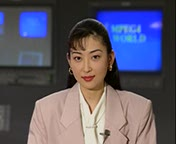
//> input picture ch4/akiyo1.jpg, 176 x 144 px
$ ./log   (built with g++ and OpenCV 4)
//> lines starting //> are read from the running program, lines starting //| are printed output that depends on the picture
#include <iostream>
#include <opencv2/opencv.hpp>

#include <unordered_set>

using namespace cv;
using namespace std;

int main()
{
	Mat input = imread("../akiyo1.jpg");
//> input is the input picture: 144 rows x 176 cols, CV_8UC3; mean B, G, R 105.5, 87.3, 90.1

	Mat LoG5x5 = (Mat_<float>(5, 5) << 1, 3, 4, 3, 1,
								3, 0, -6, 0, 3,
								4, -6, -20, -6, 4,
								3, 0, -6, 0, 3,
								1, 3, 4, 3, 1);

	Mat LaplacianKernel = (Mat_<float>(3, 3) << 1, 1, 1,
												 1, -8, 1,
												 1, 1, 1);

	Mat GaussianKernel = (Mat_<float>(3, 3) << 1, 2, 1,
												2, 4, 2,
												1, 2, 1) /
											 16.0;

	Mat imageLoG1, imageLoG2;

	// apply LOG directly
	filter2D(input, imageLoG1, -1, LoG5x5, Point(-1, -1), 0, BORDER_DEFAULT);
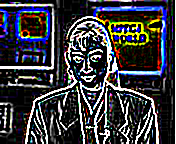
//> imageLoG1: 144 rows x 176 cols, CV_8UC3; mean B, G, R 64.1, 59, 59

	// Gaussian and Laplacian
	Mat blurred;
	filter2D(input, blurred, -1, GaussianKernel, Point(-1, -1), 0, BORDER_DEFAULT);
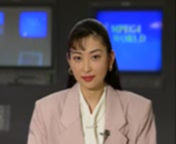
//> blurred: 144 rows x 176 cols, CV_8UC3; mean B, G, R 105.5, 87.4, 90.1
	filter2D(blurred, imageLoG2, -1, LaplacianKernel, Point(-1, -1), 0, BORDER_DEFAULT);
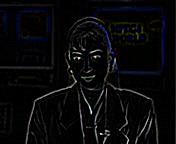
//> imageLoG2: 144 rows x 176 cols, CV_8UC3; mean B, G, R 9.5, 8.2, 8.2

	// Nomalize the image
	normalize(imageLoG1, imageLoG1, 0, 255, NORM_MINMAX);
	normalize(imageLoG2, imageLoG2, 0, 255, NORM_MINMAX);

	imageLoG1.convertTo(imageLoG1, CV_8UC1);
	imageLoG2.convertTo(imageLoG2, CV_8UC1);
	imshow("original", input);
	imshow("LOG Direct", imageLoG1);
	imshow("Gaussian + Laplacian", imageLoG2);
	waitKey(0);
	return 0;
}
